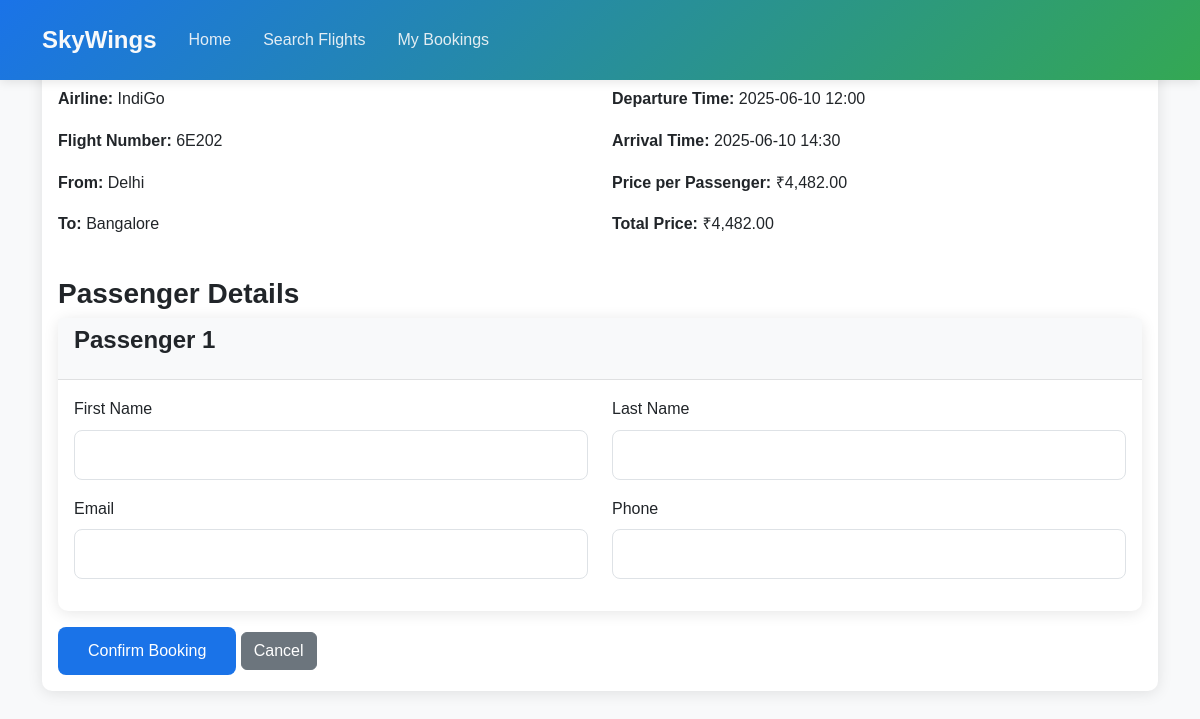
The page /booking.php?flight_id=4&passengers=1 on the database its author committed.
### tables this page shows
CREATE TABLE IF NOT EXISTS flights (
    id INT AUTO_INCREMENT PRIMARY KEY,
    airline_id INT NOT NULL,
    flight_number VARCHAR(20) NOT NULL,
    departure_city VARCHAR(100) NOT NULL,
    arrival_city VARCHAR(100) NOT NULL,
    departure_time DATETIME NOT NULL,
    arrival_time DATETIME NOT NULL,
    price DECIMAL(10,2) NOT NULL,
    available_seats INT NOT NULL,
    created_at TIMESTAMP DEFAULT CURRENT_TIMESTAMP,
    FOREIGN KEY (airline_id) REFERENCES airlines(id)
);

CREATE TABLE IF NOT EXISTS airlines (
    id INT AUTO_INCREMENT PRIMARY KEY,
    name VARCHAR(100) NOT NULL,
    code VARCHAR(10) NOT NULL,
    created_at TIMESTAMP DEFAULT CURRENT_TIMESTAMP
);

### booking.php (the view, shortened to what this page needs)
<?php
require_once 'database.php';
$flight_id = $_GET['flight_id'] ?? null;
$passengers = $_GET['passengers'] ?? 1;
$query = "
    SELECT f.*, a.name as airline_name
    FROM flights f
    JOIN airlines a ON f.airline_id = a.id
    WHERE f.id = ?
";
$stmt = $conn->prepare($query);
$stmt->bind_param("i", $flight_id);
$stmt->execute();
$result = $stmt->get_result();
$flight = $result->fetch_assoc();
?>
<!DOCTYPE html>
<html lang="en">
<head>
    <link href="https://cdn.jsdelivr.net/npm/bootstrap@5.3.0/dist/css/bootstrap.min.css" rel="stylesheet">
    <link href="assets/css/style.css" rel="stylesheet">
</head>
<body>
    <nav class="navbar navbar-expand-lg navbar-dark bg-primary">
        <div class="container">
            <a class="navbar-brand" href="index.php">SkyWings</a>
            <div class="collapse navbar-collapse" id="navbarNav">
                <ul class="navbar-nav">
                    <li class="nav-item">
                        <a class="nav-link" href="index.php">Home</a>
                    </li>
                    <li class="nav-item">
                        <a class="nav-link" href="search_flights.php">Search Flights</a>
                    </li>
                    <li class="nav-item">
                        <a class="nav-link" href="my_bookings.php">My Bookings</a>
                    </li>
                </ul>
            </div>
        </div>
    </nav>
    <div class="container mt-4">
        <div class="row">
            <div class="col-md-12">
                <div class="card">
                    <div class="card-body">
                        <h2 class="card-title">Flight Details</h2>
                        <div class="row mb-4">
                            <div class="col-md-6">
                                <p><strong>Airline:</strong> <?php echo htmlspecialchars($flight['airline_name']); ?></p>
                                <p><strong>Flight Number:</strong> <?php echo htmlspecialchars($flight['flight_number']); ?></p>
                                <p><strong>From:</strong> <?php echo htmlspecialchars($flight['departure_city']); ?></p>
                                <p><strong>To:</strong> <?php echo htmlspecialchars($flight['arrival_city']); ?></p>
                            </div>
                            <div class="col-md-6">
                                <p><strong>Departure Time:</strong> <?php echo date('Y-m-d H:i', strtotime($flight['departure_time'])); ?></p>
                                <p><strong>Arrival Time:</strong> <?php echo date('Y-m-d H:i', strtotime($flight['arrival_time'])); ?></p>
                                <p><strong>Price per Passenger:</strong> ₹<?php echo number_format($flight['price'], 2); ?></p>
                                <p><strong>Total Price:</strong> ₹<?php echo number_format($flight['price'] * $passengers, 2); ?></p>
                            </div>
                        </div>
                        <h3 class="card-title">Passenger Details</h3>
                        <form method="POST" action="">
                            <?php for ($i = 1; $i <= $passengers; $i++): ?>
                                <div class="card mb-3">
                                    <div class="card-header">
                                        <h4>Passenger <?php echo $i; ?></h4>
                                    </div>
                                    <div class="card-body">
                                        <div class="row">
                                            <div class="col-md-6">
                                                <div class="mb-3">
                                                    <label for="first_name_<?php echo $i; ?>" class="form-label">First Name</label>
                                                    <input type="text" class="form-control" id="first_name_<?php echo $i; ?>"
                                                           name="first_name_<?php echo $i; ?>" required>
                                                </div>
                                            </div>
                                            <div class="col-md-6">
                                                <div class="mb-3">
                                                    <label for="last_name_<?php echo $i; ?>" class="form-label">Last Name</label>
                                                    <input type="text" class="form-control" id="last_name_<?php echo $i; ?>"
                                                           name="last_name_<?php echo $i; ?>" required>
                                                </div>
                                            </div>
                                        </div>
                                        <div class="row">
                                            <div class="col-md-6">
                                                <div class="mb-3">
                                                    <label for="email_<?php echo $i; ?>" class="form-label">Email</label>
                                                    <input type="email" class="form-control" id="email_<?php echo $i; ?>"
                                                           name="email_<?php echo $i; ?>" required>
                                                </div>
                                            </div>
                                            <div class="col-md-6">
                                                <div class="mb-3">
                                                    <label for="phone_<?php echo $i; ?>" class="form-label">Phone</label>
                                                    <input type="tel" class="form-control" id="phone_<?php echo $i; ?>"
                                                           name="phone_<?php echo $i; ?>" required>
                                                </div>
                                            </div>
                                        </div>
                                    </div>
                                </div>
                            <?php endfor; ?>
                            <button type="submit" class="btn btn-primary">Confirm Booking</button>
                            <a href="search_results.php" class="btn btn-secondary">Cancel</a>
                        </form>
                    </div>
                </div>
            </div>
        </div>
    </div>
</body>
</html>

### style.css (style rules this page uses)
:root { --primary-color: #1a73e8; --secondary-color: #34a853; --accent-color: #fbbc05; --dark-color: #202124; --light-color: #f8f9fa; --success-color: #28a745; --warning-color: #ffc107; --danger-color: #dc3545; --gray-color: #6c757d; --border-radius: 8px; --box-shadow: 0 5px 20px rgba(0, 0, 0, 0.1); --transition: all 0.3s ease; }
* { margin: 0; padding: 0; box-sizing: border-box; }
body { font-family: 'Poppins', sans-serif; background: var(--light-color); color: var(--dark-color); line-height: 1.6; }
h1, h2, h3, h4, h5, h6 { font-weight: 600; margin-bottom: 1rem; }
.navbar { background: rgba(255, 255, 255, 0.95) !important; box-shadow: 0 2px 10px rgba(0, 0, 0, 0.1); padding: 1rem 0; position: fixed; width: 100%; top: 0; z-index: 1000; }
.navbar-brand { font-weight: 700; color: var(--primary-color) !important; font-size: 1.5rem; }
.nav-link { font-weight: 500; padding: 0.5rem 1rem !important; transition: var(--transition); }
.form-label { font-weight: 500; margin-bottom: 0.5rem; }
.form-control, .form-select { padding: 0.75rem 1rem; border: 1px solid #dee2e6; border-radius: var(--border-radius); transition: var(--transition); }
.btn-primary { background: var(--primary-color); border: none; padding: 12px 30px; border-radius: var(--border-radius); font-weight: 500; transition: var(--transition); }

### booking.php (style rules this page uses)
:root { --primary-color: #1a73e8; --secondary-color: #34a853; --accent-color: #fbbc05; --dark-color: #202124; --light-color: #f8f9fa; }
.navbar { background: linear-gradient(135deg, var(--primary-color), var(--secondary-color)) !important; padding: 1rem 0; box-shadow: 0 2px 10px rgba(0, 0, 0, 0.1); }
.navbar-brand { font-weight: 700; color: var(--light-color) !important; }
.nav-link { color: var(--light-color) !important; font-weight: 500; transition: all 0.3s ease; opacity: 0.9; }
.btn-primary { background-color: var(--primary-color); border-color: var(--primary-color); }
.card { border: none; box-shadow: 0 2px 15px rgba(0, 0, 0, 0.1); border-radius: 10px; }
.card-header { background-color: var(--light-color); border-bottom: 1px solid rgba(0, 0, 0, 0.1); }

### rows shown on the page
flights: airline.name "IndiGo", flight_number "6E202", departure_city "Delhi", arrival_city "Bangalore", departure_time "2025-06-10 12:00", arrival_time "2025-06-10 14:30", price "4,482.00", $flight['price']*$passengers "4,482.00"
